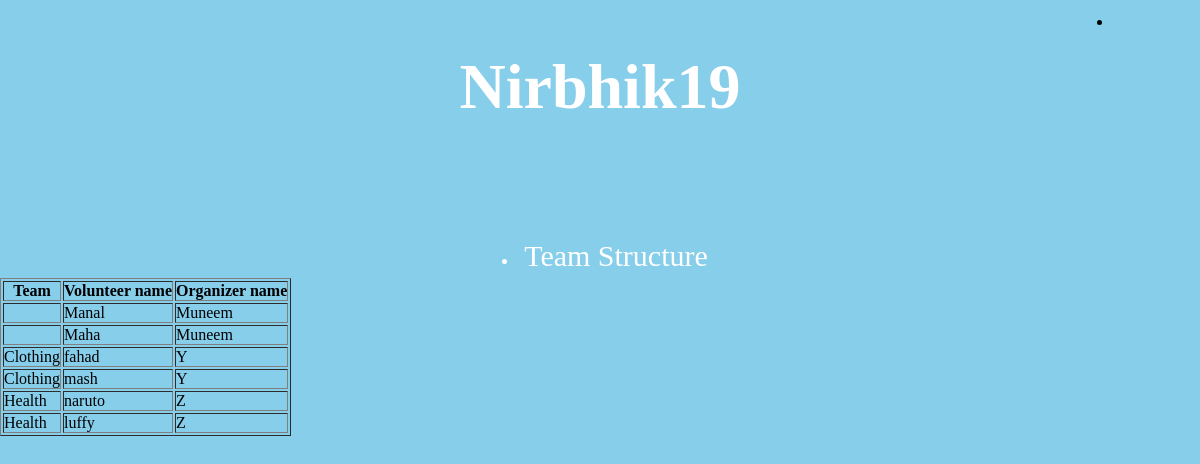
The app's page /team/org&vol.php with its own data.
### tables this page shows
CREATE TABLE `volunteeer` (
  `VOLUNTEERID` varchar(50) NOT NULL,
  `NAME` varchar(50) DEFAULT NULL,
  `EMAIL` varchar(50) DEFAULT NULL,
  `ADDRESS` varchar(50) DEFAULT NULL,
  `JOIN_DATE` date DEFAULT NULL,
  `ORGANIZERID` int(11) DEFAULT NULL
);

CREATE TABLE `organizer` (
  `ORGANIZERID` int(11) NOT NULL,
  `NAME` varchar(50) DEFAULT NULL,
  `EMAIL` varchar(50) DEFAULT NULL,
  `ADDRESS` varchar(50) DEFAULT NULL,
  `JOIN_DATE` date DEFAULT NULL,
  `DESIGNATION` varchar(50) DEFAULT NULL,
  `COMPANYID` int(11) NOT NULL,
  `department` varchar(50) DEFAULT NULL
);

### team/org&vol.php (the view, shortened to what this page needs)
<li class='active' style='float:right;'>
 <?php
  if(isset($_SESSION['logged'])) {
      echo $_SESSION['username'];
      echo '<a href="logout.php"><span>Log Out</span></a></li>';
   }
  else echo '<a href="http://localhost/nirbhikbaby/login.php"><span>Log In</span></a></li>';
?>
<!DOCTYPE html>
<html>
<head>
	<link rel="stylesheet" type="text/css" href="style.css">
</head>
<body>
<div class="title">
	<center><h1>Nirbhik19</h1></center>
</div>
<div class="taskmenu">
	<ul>
	<li><a href="http://localhost/nirbhikbaby/index2.php">Home</a></li>
	<li><a href="http://localhost/nirbhikbaby/crisis.php">Crisis</a></li>
	<li><a href="http://localhost/nirbhikbaby/team.php">Team</a></li>
	</ul>
</div>
<div class="taskmenu">
	<li><a>Team Structure</a></li>
</div>
</body>
</html>
<?php
$servername = "localhost";
$username = "root";
$password = "";
$dbname = "test1";
$conn = mysqli_connect($servername, $username, $password, $dbname);
$sql = "SELECT organizer.department as c, volunteeer.NAME as b, organizer.NAME as a FROM organizer,volunteeer WHERE
organizer.ORGANIZERID=volunteeer.ORGANIZERID";
$result = mysqli_query($conn, $sql);
echo "<table border='1'>
<tr>
<th>Team</th>
<th>Volunteer name</th>
<th>Organizer name</th>
</tr>";
if (mysqli_num_rows($result) > 0) {
    while($row = mysqli_fetch_assoc($result)) {
        echo "<tr>";
echo "<td>" . $row['c'] . "</td>";
echo "<td>" . $row['b'] . "</td>";
echo "<td>" . $row['a'] . "</td>";
echo "</tr>";
}
echo "</table>";
} else {
    echo "0 results";
}
?>

### team/style.css (style rules this page uses)
* { margin: 0px; padding: 0px; }
body { background: skyblue; background-size: 100%; }
.title { padding-top: 50px; width: 100%; font-size: 200%; color: white; border: 1 px solid; }
.taskmenu { width: 100%; margin: 30px auto 0px; color: white; background: transparent; text-align: center; border-bottom: none; border-radius: 10px 10px 10px 10px; padding: 5px; }
ul { border-radius: 10px 10px 10px 10px; background: transparent; }
a { border-radius: 10px 10px 10px 10px; font-style: arial; font-size: 30px; }
ul li { //background: white; display: inline-block; width: 17%; line-height: 40px; color: white; }
a:link { color: skyblue; background-color: transparent; text-decoration: none; }

### records on screen
volunteeer: NAME "Manal", ORGANIZERID.NAME "Muneem"
volunteeer: NAME "Maha", ORGANIZERID.NAME "Muneem"
volunteeer: ORGANIZERID.department "Clothing", NAME "fahad", ORGANIZERID.NAME "Y"
volunteeer: ORGANIZERID.department "Clothing", NAME "mash", ORGANIZERID.NAME "Y"
volunteeer: ORGANIZERID.department "Health", NAME "naruto", ORGANIZERID.NAME "Z"
volunteeer: ORGANIZERID.department "Health", NAME "luffy", ORGANIZERID.NAME "Z"
